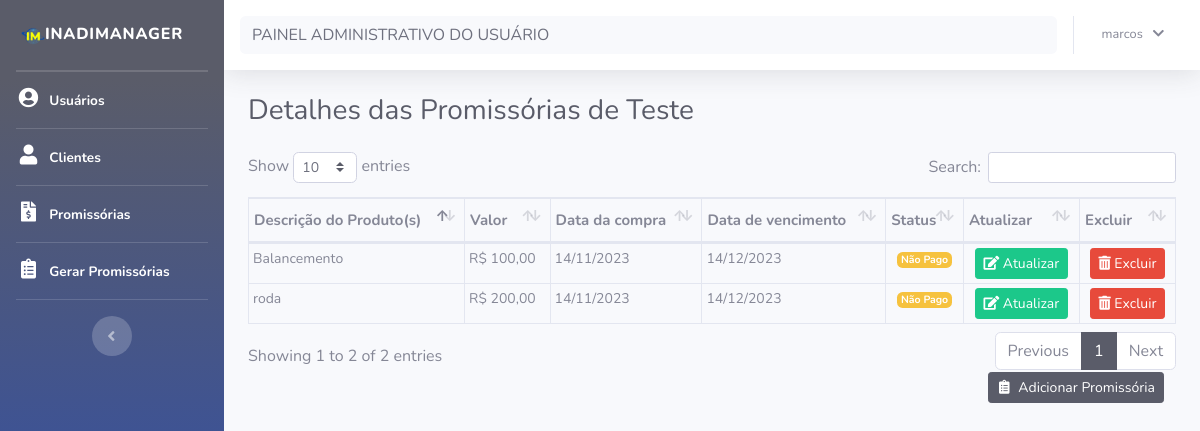
Page /cliente/detalhes_cliente.php?cod=23 (signed in) on the committed database.
### tables this page shows
CREATE TABLE IF NOT EXISTS `cliente` (
  `cod` int(11) NOT NULL AUTO_INCREMENT,
  `nome` varchar(100) NOT NULL,
  `cpf` varchar(100) NOT NULL,
  `email` varchar(100) NOT NULL,
  `endereco` varchar(100) NOT NULL,
  `numero` varchar(11) NOT NULL,
  `bairro` varchar(100) NOT NULL,
  `cidade` varchar(100) NOT NULL,
  `telefone` varchar(100) NOT NULL,
  PRIMARY KEY (`cod`)
);

CREATE TABLE IF NOT EXISTS `promissoria` (
  `cod` int(11) NOT NULL AUTO_INCREMENT,
  `descricao` varchar(200) NOT NULL,
  `valor` decimal(10,0) NOT NULL,
  `data_compra` date NOT NULL,
  `data_vencimento` date NOT NULL,
  `cod_cliente` int(11) NOT NULL,
  `status` int(11) DEFAULT NULL,
  PRIMARY KEY (`cod`),
  KEY `foreign_key_cod_cliente` (`cod_cliente`),
  KEY `fk_status_promissoria` (`status`),
  CONSTRAINT `fk_divida_cliente` FOREIGN KEY (`cod_cliente`) REFERENCES `cliente` (`cod`) ON DELETE CASCADE,
  CONSTRAINT `fk_status_promissoria` FOREIGN KEY (`status`) REFERENCES `status` (`id`)
);

### bd/bd_promissoria.php (called while the page is built, shortened)
<?php
function listaPromissoriaCliente($codigoCliente) {
    $conexao = conecta_bd();
    $query = $conexao->prepare("SELECT promissoria.cod, cliente.nome, promissoria.descricao, promissoria.valor, promissoria.data_compra, promissoria.data_vencimento, status.nome AS status
              FROM promissoria
              INNER JOIN cliente ON promissoria.cod_cliente = cliente.cod
              LEFT JOIN status ON promissoria.status = status.id
              WHERE cliente.cod = :codigo");
    $query->bindParam(":codigo", $codigoCliente);
    $query->execute();
    $lista = $query->fetchAll(PDO::FETCH_ASSOC);
    return $lista;
}
?>

### cliente/detalhes_cliente.php (the view, shortened to what this page needs)
<?php
require_once('../layout/header.php');
require_once('../layout/sidebar.php');
require_once('../bd/bd_promissoria.php');
function formatarDinheiro($valor) {
    return 'R$ ' . number_format($valor, 2, ',', '.');
}
$codCliente = $_GET['cod'];
$promissorias = listaPromissoriaCliente($codCliente);
$nomeCliente =$promissorias[0]['nome'];
?>
<div id="content">
    <?php require_once('../layout/navbar.php');?>
    <div class="container-fluid">
        <h1 class="h3 mb-4 text-gray-800">Detalhes das Promissórias de <?= $nomeCliente?></h1>
        <?php if (count($promissorias) > 0): ?>
            <div class="table-responsive">
                <table class="table table-bordered" id="dataTable" width="100%" cellspacing="0">
                    <thead>
                        <tr>
                            <th>Descrição do Produto(s)</th>
                            <th>Valor</th>
                            <th>Data da compra</th>
                            <th>Data de vencimento</th>
                            <th>Status</th>
                            <th>Atualizar</th>
                            <th>Excluir</th>
                        </tr>
                    </thead>
                    <tbody>
                        <?php foreach ($promissorias as $promissoria): ?>
                            <tr>
                                <td><?= $promissoria['descricao'] ?></td>
                                <td><?= formatarDinheiro($promissoria['valor']) ?></td>
                                <td><?= date('d/m/Y', strtotime($promissoria['data_compra'])) ?></td>
                                <td><?= date('d/m/Y', strtotime($promissoria['data_vencimento'])) ?></td>
                                <td class="text-center">
                                    <?php
                                    switch ($promissoria['status']) {
                                        case 'Não Pago':
                                            echo '<span class="badge badge-warning">Não Pago</span>';
                                            break;
                                    }
                                    ?>
                                </td>
                                <td class="text-center">
                                    <a title="Atualizar" href="../promissoria/editar_promissoria.php?cod=<?=$promissoria['cod']; ?>" class="btn btn-sm btn-success"><i class="fas fa-edit">&nbsp;</i>Atualizar</a>
                                </td>
                                <td class="text-center">
                                    <a title="Excluir" href="javascript:void(0)" data-toggle="modal" data-target="#excluir-<?=$promissoria['cod'];?>" class="btn btn-sm btn-danger"><i class="fas fa-trash-alt">&nbsp;</i>Excluir</a>
                                </td>
                            </tr>
                        <?php endforeach; ?>
                    </tbody>
                </table>
            </div>
        <?php else: ?>
            <p>Não há promissórias para exibir.</p>
        <?php endif; ?>
        <div class="col-md-4 card_button_title">
            <a title="Adicionar nova ordem" href="cad_promissoria1.php"><button type="button" class="btn btn-primary btn-sm card_button_title" data-toggle="modal" id=" "> <i class="fas fa-fw fa-clipboard-list">&nbsp;</i> Adicionar Promissória</button></a>
        </div>
    </div>
    <?php require_once('../layout/footer.php'); ?>

### css/custom.css (style rules this page uses)
.card_button_title { float: right; }
.table td, .table th { padding-right: 0; }
.table td { padding: .25rem; font-size: 14px; }
.table_resultfim td, th { padding: .87rem !important; }
.table_result td, th { padding: 1.1rem !important; }
.table th { padding-top: 10px !important; padding-bottom: 10px !important; padding-left: 5px !important; font-size: 15px; }
.table_process td, .table th { padding-right: 0; }

### rows in the picture
cliente: nome "Teste"
promissoria: descricao "roda", valor "R$ 200,00", data_compra "14/11/2023", data_vencimento "14/12/2023"
promissoria: descricao "Balancemento", valor "R$ 100,00", data_compra "14/11/2023", data_vencimento "14/12/2023"

### other values in the picture
$_SESSION['nome_usu'] "marcos"
